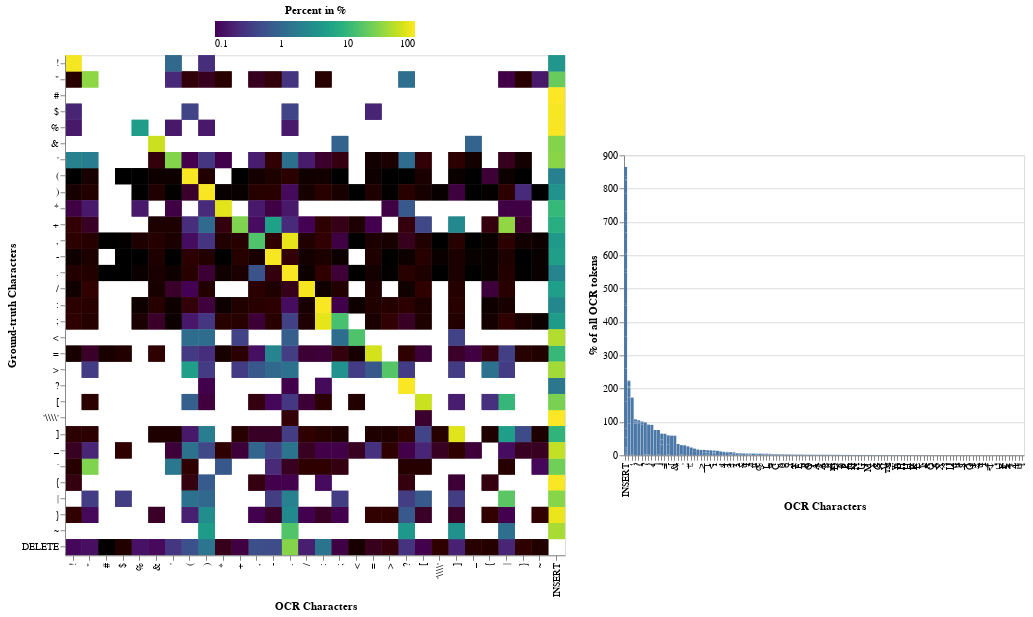

Notebook code cell kept with this figure:
### Code cell
chart_punctuation

### Figure 1 — Vega-Lite specification as saved in the notebook (floating-point values rounded to 4 significant figures; data arrays with more than 128 entries replaced by an {"elided": "..."} marker saying what was removed)
{"config": {"view": {"continuousWidth": 300, "continuousHeight": 300}}, "hconcat": [{"data": {"name": "data-b00371d52705d5bd18c0af51a8f6320a"}, "mark": {"type": "rect"}, "encoding": {"color": {"field": "% of all OCR tokens", "legend": {"direction": "horizontal", "gradientLength": 200, "legendX": 150, "legendY": -50, "orient": "none", "titleAnchor": "middle"}, "scale": {"domain": [0.1, 100], "scheme": "viridis", "type": "log"}, "title": "Percent in %", "type": "quantitative"}, "opacity": {"condition": {"param": "param_36", "value": 1}, "value": 0.25}, "tooltip": [{"field": "pdf_letters", "title": "PDF", "type": "ordinal"}, {"field": "ocr_letters", "title": "OCR", "type": "ordinal"}, {"field": "name", "title": "Percentage", "type": "nominal"}, {"field": "Total Count of PDF token", "title": "Count", "type": "quantitative"}], "x": {"field": "ocr_letters", "sort": ["!", "\"", "#", "$", "%", "&", "'", "(", ")", "*", "+", ",", "-", ".", "/", ":", ";", "<", "=", ">", "?", "DELETE", "[", "'\\\\\\\\'", "]", "_", "`", "{", "|", "}", "~", "INSERT"], "title": "OCR Characters", "type": "ordinal"}, "y": {"field": "pdf_letters", "sort": ["!", "\"", "#", "$", "%", "&", "'", "(", ")", "*", "+", ",", "-", ".", "/", ":", ";", "<", "=", ">", "?", "[", "'\\\\\\\\'", "]", "_", "`", "{", "|", "}", "~", "DELETE"], "title": "Ground-truth Characters", "type": "ordinal"}}, "height": 500, "name": "view_35", "transform": [{"fold": ["% of all OCR tokens", "Total Count of PDF token"], "as": ["column", "value"]}], "width": 500}, {"data": {"name": "data-0bcf3f730f80edaba23c62029816bed0"}, "mark": {"type": "bar"}, "encoding": {"tooltip": [{"field": "pdf_letters", "title": "PDF", "type": "ordinal"}, {"field": "ocr_letters", "title": "OCR", "type": "ordinal"}, {"field": "name", "title": "Percentage", "type": "nominal"}, {"field": "Total Count of PDF token", "title": "Count", "type": "quantitative"}], "x": {"field": "ocr_letters", "sort": "-y", "title": "OCR Characters", "type": "ordinal"}, "y": {"field": "% of all OCR tokens", "type": "quantitative"}}, "transform": [{"filter": {"param": "param_36"}}, {"filter": {"field": "% of all OCR tokens", "range": [100, 0.1]}}], "width": 400}], "center": true, "params": [{"name": "param_36", "select": {"type": "point", "encodings": ["y"]}, "views": ["view_35"]}], "$schema": "https://vega.github.io/schema/vega-lite/v5.6.1.json", "datasets": {"data-b00371d52705d5bd18c0af51a8f6320a": {"elided": "519 records"}, "data-0bcf3f730f80edaba23c62029816bed0": {"elided": "1586 records"}}}
